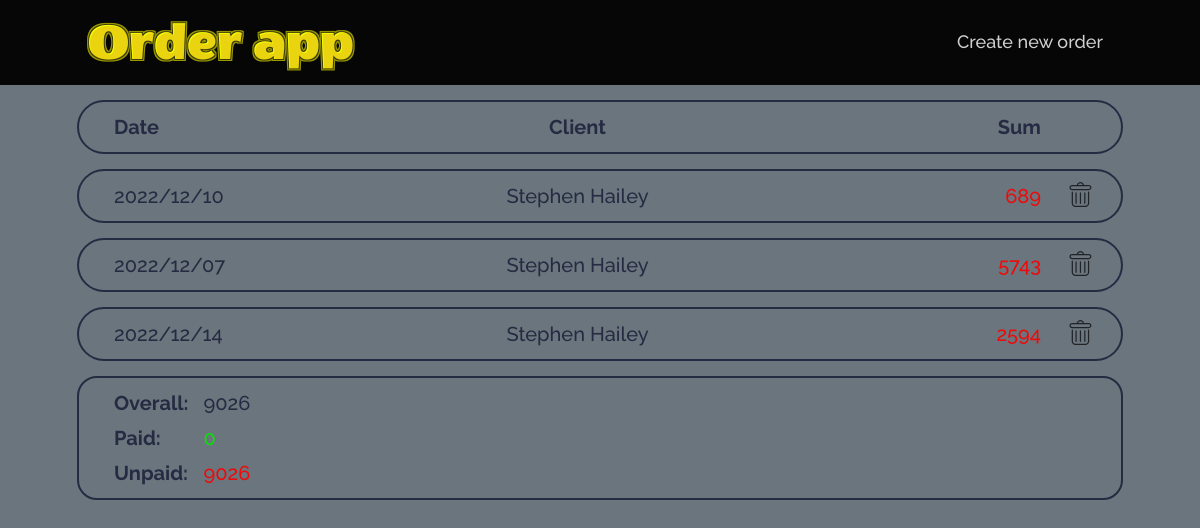
The page /index.php?id=4 on the database its author committed.
### tables this page shows
CREATE TABLE `order` (
  `id` int NOT NULL AUTO_INCREMENT,
  `date` datetime DEFAULT NULL,
  `description` text,
  `sum` double DEFAULT NULL,
  `paid` tinyint(1) DEFAULT NULL,
  `user_id` int DEFAULT NULL,
  PRIMARY KEY (`id`),
  KEY `order_user_id_fk` (`user_id`),
  CONSTRAINT `order_user_id_fk` FOREIGN KEY (`user_id`) REFERENCES `user` (`id`)
);

CREATE TABLE `user` (
  `id` int NOT NULL AUTO_INCREMENT,
  `name` text,
  `address` text,
  `phone` text,
  `client` tinyint(1) DEFAULT NULL,
  PRIMARY KEY (`id`)
);

### functions.php (called while the page is built, shortened)
<?php
require_once('connect.php');
function fetch_all_orders($id){
  global $db;
  if($id) {
    $query = "select o.id, o.date, o.sum, o.paid, o.user_id, u.name from `order` o join user u on o.user_id = u.id where o.user_id = '$id' ";
  } else {
    $query = 'select o.id, o.date, o.sum, o.paid, u.name from `order` o join user u on o.user_id = u.id order by o.date desc, o.id desc';
  }
  $res = mysqli_query($db, $query);
  return mysqli_fetch_all($res, MYSQLI_ASSOC);
}

### index.php (the view, shortened to what this page needs)
<?php require 'inc/header.php'?>
  <?php $orders = fetch_all_orders($_GET['id']); ?>
  <?php if(!empty($orders)): ?>
    <div class="main">
      <div class='orderItem orderItem--header'>
        <div class='orderItem__body orderItem__body--header'>
          <div class='orderItem__content'>
            <div class='orderItem__text orderItem__text--header'>Date</div>
            <div class='orderItem__text orderItem__text--header orderItem__text--client'>Client</div>
            <div class='orderItem__text orderItem__text--header orderItem__text--sum'>Sum</div>
          </div>
        </div>
      </div>
      <div class="orderList">
        <?php foreach($orders as $order): ?>
          <div class='orderItem' id="order_<?= $order['id'] ?>">
            <a href="order.php?id=<?= $order['id'] ?>"
               class="orderItem__link">
              <div class='orderItem__body'>
                <div class='orderItem__content'>
                  <div class='orderItem__text orderItem__text--date'><?= date('Y/m/d', strtotime($order['date'])) ?></div>
                  <div class='orderItem__text orderItem__text--client'><?= $order['name'] ?></div>
                  <div class='orderItem__text orderItem__text--sum <?= $order['paid'] ? 'orderItem__text--paid' : 'orderItem__text--unpaid' ?>'>
                    <?= $order['sum'] ?></div>
                </div>
              </div>
            </a>
            <div class="orderItem__delete">
              <form method="post" onsubmit="event.preventDefault(); deleteOrder(<?= $order['id'] ?>);">
                <input type="image"
                       src='img/trash.svg'
                       class="orderItem__delete--input">
              </form>
            </div>
          </div>
        <?php endforeach; ?>
      </div>
      <?php if($_GET['id']): ?>
        <?php
          $overall = 0;
          $paid = 0;
          $unpaid = 0;
          foreach ($orders as $order){
            $overall += (int)$order['sum'];
            $paid += $order['paid'] ? (int)$order['sum'] : 0;
            $unpaid += !$order['paid'] ? (int)$order['sum'] : 0;
          }
        ?>
        <div class='card card__statistics'>
          <div class='card__body'>
            <div class='card__content'>
              <div class="card__column card__column--header">
                <div class='card__text'>Overall:</div>
                <div class='card__text'>Paid:</div>
                <div class='card__text'>Unpaid:</div>
              </div>
              <div class="card__column">
                <div class='card__text'><?= $overall ?></div>
                <div class='card__text card__text--paid'><?= $paid ?></div>
                <div class='card__text card__text--unpaid'><?= $unpaid ?></div>
              </div>
            </div>
          </div>
        </div>
      <?php endif; ?>
    <?php endif; ?>
    </div>
<?php require 'inc/footer.php'?>

### css/styles.css (style rules this page uses)
a { text-decoration: none; }
html, body { height: 100%; line-height: 1; font-size: 18px; font-weight: 500; color: #252B42; background: #6B757D; font-family: 'Raleway', sans-serif; }
.orderList > *:not(:last-child) { margin: 0 0 15px 0; }
.orderItem { position: relative; border: 2px solid #252B42; border-radius: 50px; }
.orderItem--header { position: fixed; top: 100px; max-width: 1046px; width: 100%; background: rgba(107, 117, 125, 1); z-index: 4; }
.orderList { margin-top: 69px; }
.orderItem__link { color: inherit; text-decoration: inherit; }
.orderItem__body { position: relative; display: flex; justify-content: space-between; align-items: center; padding: 15px; z-index: 1; }
.orderItem__text.orderItem__text--header { font-weight: 700; }
.orderItem__content { flex: auto; display: flex; justify-content: space-between; align-items: center; margin: 0 65px 0 20px; }
.orderItem__content .orderItem__text:nth-child(2) { text-align: center; }
.orderItem__content .orderItem__text:nth-child(3) { text-align: right; }
.orderItem__text { font-weight: 500; font-size: 20px; flex: 1 1 33.333%; }
.orderItem__text.orderItem__text--unpaid { color: #ef0a0a; }
.orderItem__delete { position: absolute; top: 0; left: 0; width: 100%; height: 100%; display: flex; align-items: center; justify-content: end; }
.orderItem__delete--input { position: relative; width: 25px; filter: invert(10%) sepia(18%) saturate(405%) hue-rotate(169deg) brightness(102%) contrast(92%); box-sizing: content-box; padding: 8px; margin-right: 20px; z-index: 2; }
.card { border: 2px solid #252B42; border-radius: 20px; }
.card__body { padding: 15px; }
.card__content { display: flex; margin: 0 0 0 20px; }
.card__column--header .card__text { font-weight: 700; }
.card__column:not(:last-child) { margin-right: 15px; }
.card__column > *:not(:last-child) { margin-bottom: 15px; }
.card__text { font-weight: 500; font-size: 20px; }
.card__text.card__text--paid { color: #0ae00a; }
.card__text.card__text--unpaid { color: #ef0a0a; }
.card__statistics { margin-top: 15px; }

### rows shown on the page
order: date "2022/12/10", user.name "Stephen Hailey", sum "689"
order: date "2022/12/07", user.name "Stephen Hailey", sum "5743"
order: date "2022/12/14", user.name "Stephen Hailey", sum "2594"

### other values the page prints
$overall "9026"
$paid "0"
$unpaid "9026"
